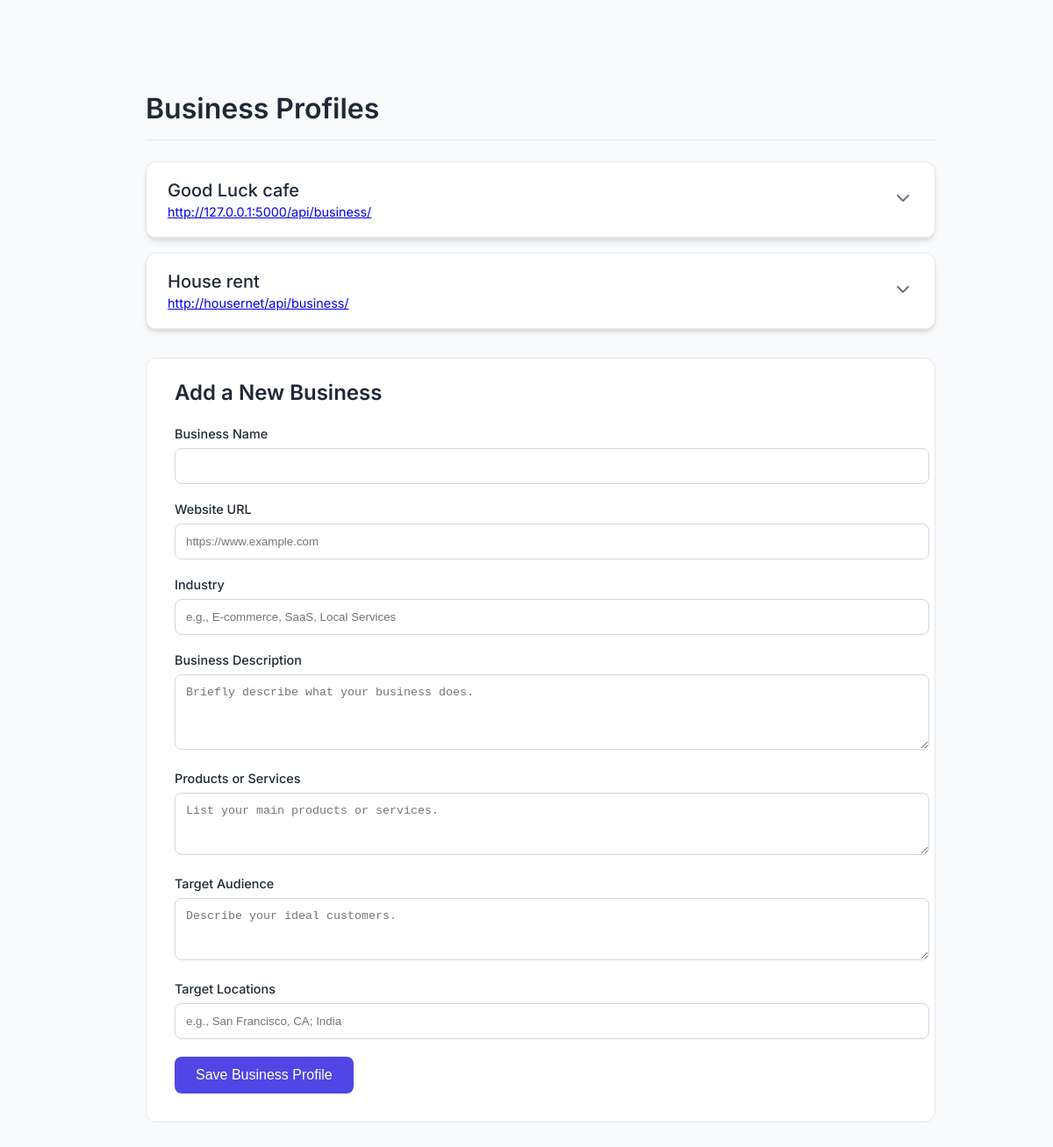
The page /business/ (signed in) on the database its author committed.
### api/models.py (models this page shows, shortened)
class BusinessProfile(models.Model):
    user = models.ForeignKey(User, on_delete=models.CASCADE, related_name='business_profiles')
    business_name = models.CharField(max_length=255)
    website_url = models.URLField(max_length=500)
    industry = models.CharField(max_length=255, blank=True, null=True, help_text="e.g., E-commerce, SaaS, Local Restaurant")
    business_description = models.TextField(help_text="A brief description of the business, its mission, and what it does.")
    products_or_services = models.TextField(help_text="List the main products or services offered. Separate items with a new line.")
    target_audience = models.TextField(help_text="Describe the ideal customer (e.g., age, interests, location).")
    target_locations = models.CharField(max_length=500, help_text="Comma-separated list of cities, states, or countries to target.")
    created_at = models.DateTimeField(auto_now_add=True)
    updated_at = models.DateTimeField(auto_now=True)
    class Meta:
        unique_together = ('user', 'business_name')
        ordering = ['business_name']

### api/views.py (the view, shortened to what this page needs)
# urls.py: path('business/', BusinessProfileView.as_view(), name='business_profile'),
class BusinessProfileView(LoginRequiredMixin, View):
    def get(self, request, platform=None):
        if platform:
            request.session['selected_platform'] = platform
        current_platform = platform or request.session.get('selected_platform', 'google')
        profiles = BusinessProfile.objects.filter(user=request.user)
        context = {
            'profiles': profiles,
            'selected_platform': current_platform,
        }
        return render(request, 'business_profile.html', context)

### templates/business_profile.html (shortened to what this page needs)
{% extends 'base.html' %}
{% block content %}
<div class="container">
    <div class="page-header">
        <h1>Business Profiles</h1>
    </div>
    {% for profile in profiles %}
    <div class="business-card">
        <div class="card-summary">
            <div class="summary-info">
                <h3>{{ profile.business_name }}</h3>
                <p><a href="{{ profile.website_url }}" target="_blank" rel="noopener noreferrer">{{ profile.website_url }}</a></p>
            </div>
            <div class="expand-icon">
                <svg xmlns="http://www.w3.org/2000/svg" width="24" height="24" viewBox="0 0 24 24" fill="none" stroke="currentColor" stroke-width="2" stroke-linecap="round" stroke-linejoin="round"><polyline points="6 9 12 15 18 9"></polyline></svg>
            </div>
        </div>
        <div class="card-details">
        </div>
    </div>
    {% empty %}
        <p class="muted">No business profiles found. Use the form below to add your first one.</p>
    {% endfor %}
     <div class="form-card">
         <h2 class="section-title">Add a New Business</h2>
         <form method="POST" id="business-form">
            <div class="form-group">
                <label for="business_name">Business Name</label>
                <input type="text" id="business_name" name="business_name" required>
            </div>
            <div class="form-group">
                <label for="website_url">Website URL</label>
                <input type="url" id="website_url" name="website_url" placeholder="https://www.example.com" required>
            </div>
            <div class="form-group">
                <label for="industry">Industry</label>
                <input type="text" id="industry" name="industry" placeholder="e.g., E-commerce, SaaS, Local Services">
            </div>
            <div class="form-group">
                <label for="business_description">Business Description</label>
                <textarea id="business_description" name="business_description" rows="4" placeholder="Briefly describe what your business does." required></textarea>
            </div>
            <div class="form-group">
                <label for="products_or_services">Products or Services</label>
                <textarea id="products_or_services" name="products_or_services" rows="3" placeholder="List your main products or services." required></textarea>
            </div>
            <div class="form-group">
                <label for="target_audience">Target Audience</label>
                <textarea id="target_audience" name="target_audience" rows="3" placeholder="Describe your ideal customers." required></textarea>
            </div>
            <div class="form-group">
                <label for="target_locations">Target Locations</label>
                <input type="text" id="target_locations" name="target_locations" placeholder="e.g., San Francisco, CA; India" required>
            </div>
            <button type="submit" class="submit-button">Save Business Profile</button>
        </form>
    </div>
</div>
{% endblock %}

### templates/base.html (style rules this page uses)
:root { --background-color: #f9fafb; --text-color: #111827; --muted-text-color: #6b7280; --card-background: #ffffff; --card-border: #e5e7eb; --accent-color: #4f46e5; }
body { font-family: 'Inter', sans-serif; background-color: var(--background-color); color: var(--text-color); margin: 0; padding: 40px 20px; display: flex; justify-content: center; align-items: flex-start; min-height: 100vh; }
.container { width: 100%; max-width: 1100px; }

### templates/business_profile.html (style rules this page uses)
:root { --primary-color: #4f46e5; --primary-hover: #4338ca; --border-color: #e5e7eb; --card-bg: #ffffff; --body-bg: #f9fafb; --text-color: #1f2937; --muted-text-color: #6b7280; --success-color: #065f46; --success-bg: #d1fae5; }
body { background-color: var(--body-bg); color: var(--text-color); font-family: 'Inter', sans-serif; }
.container { max-width: 900px; margin: 32px auto; padding: 0 16px; }
.page-header { display: flex; justify-content: space-between; align-items: center; margin-bottom: 24px; border-bottom: 1px solid var(--border-color); padding-bottom: 16px; }
.page-header h1 { font-size: 2rem; font-weight: 600; margin: 0; }
.business-card { background: var(--card-bg); border: 1px solid var(--border-color); border-radius: 12px; margin-bottom: 16px; overflow: hidden; box-shadow: 0 4px 6px -1px rgba(0,0,0,0.1), 0 2px 4px -2px rgba(0,0,0,0.1); transition: box-shadow 0.3s ease; }
.card-summary { display: flex; justify-content: space-between; align-items: center; padding: 20px 24px; cursor: pointer; }
.summary-info h3 { margin: 0; font-size: 1.25rem; font-weight: 500; }
.summary-info p { margin: 4px 0 0 0; color: var(--muted-text-color); font-size: 0.9rem; }
.expand-icon { transition: transform 0.3s ease; color: var(--muted-text-color); }
.card-details { max-height: 0; overflow: hidden; transition: max-height 0.5s ease-in-out, padding 0.5s ease-in-out; padding: 0 24px; border-top: 1px solid var(--border-color); }
.form-card { background: var(--card-bg); border: 1px solid var(--border-color); border-radius: 12px; padding: 24px 32px 32px; margin-top: 32px; }
.section-title { margin: 0 0 24px 0; font-size: 1.5rem; font-weight: 600; }
.form-group { margin-bottom: 20px; }
.form-group label { display: block; margin-bottom: 8px; font-weight: 500; font-size: 0.9rem; }
.form-group input, .form-group textarea { width: 100%; padding: 12px; border: 1px solid #d1d5db; border-radius: 8px; transition: border-color 0.2s, box-shadow 0.2s; }
.submit-button { display: inline-block; width: auto; padding: 12px 24px; background: var(--primary-color); color: #fff; border: none; border-radius: 8px; cursor: pointer; font-size: 1rem; font-weight: 500; transition: background-color 0.2s ease; }

### rows shown on the page
BusinessProfile: business_name "Good Luck cafe", website_url "http://127.0.0.1:5000/api/business/"
BusinessProfile: business_name "House rent", website_url "http://housernet/api/business/"
